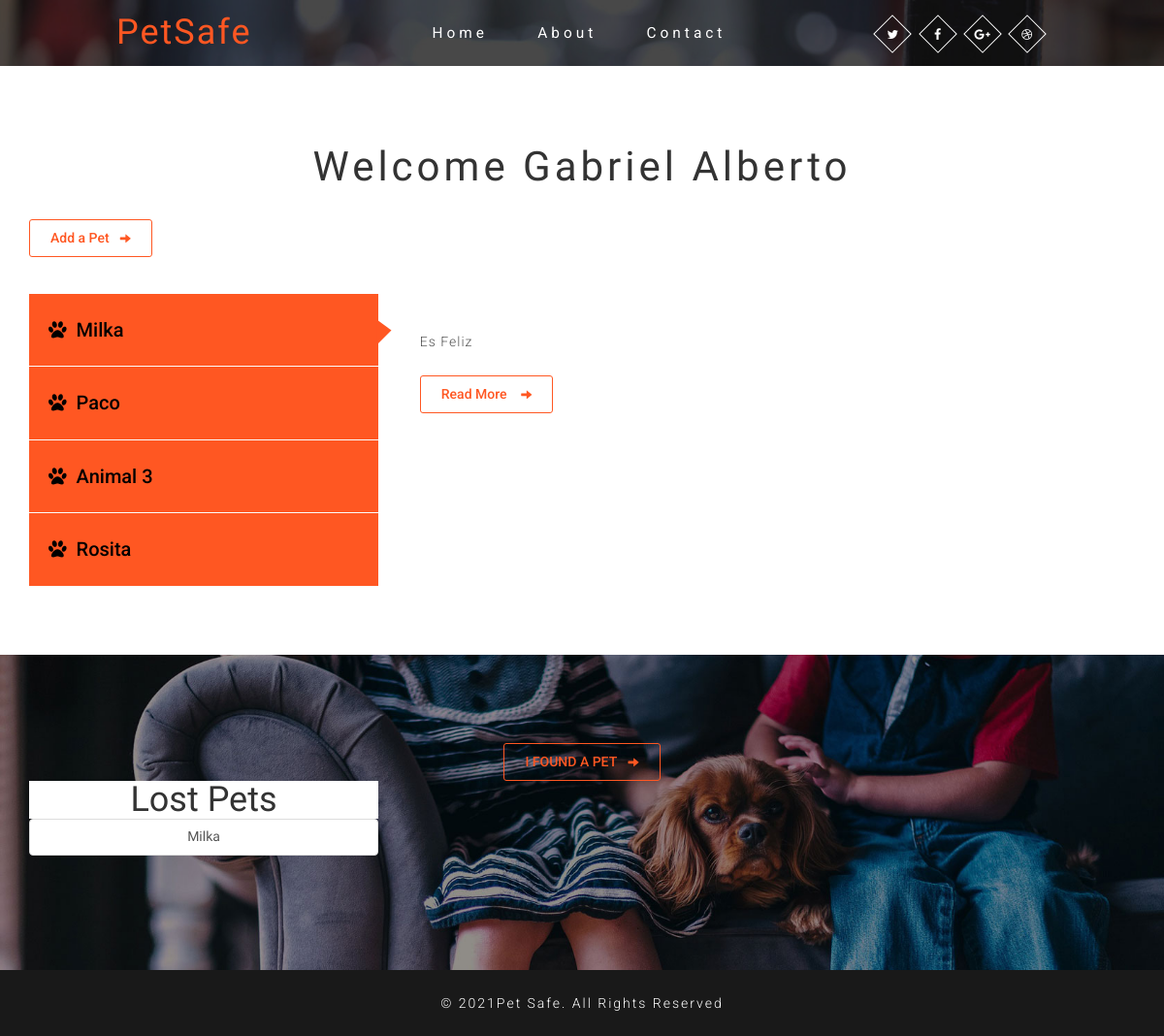
The page /home/ (signed in) on the database as committed earlier.
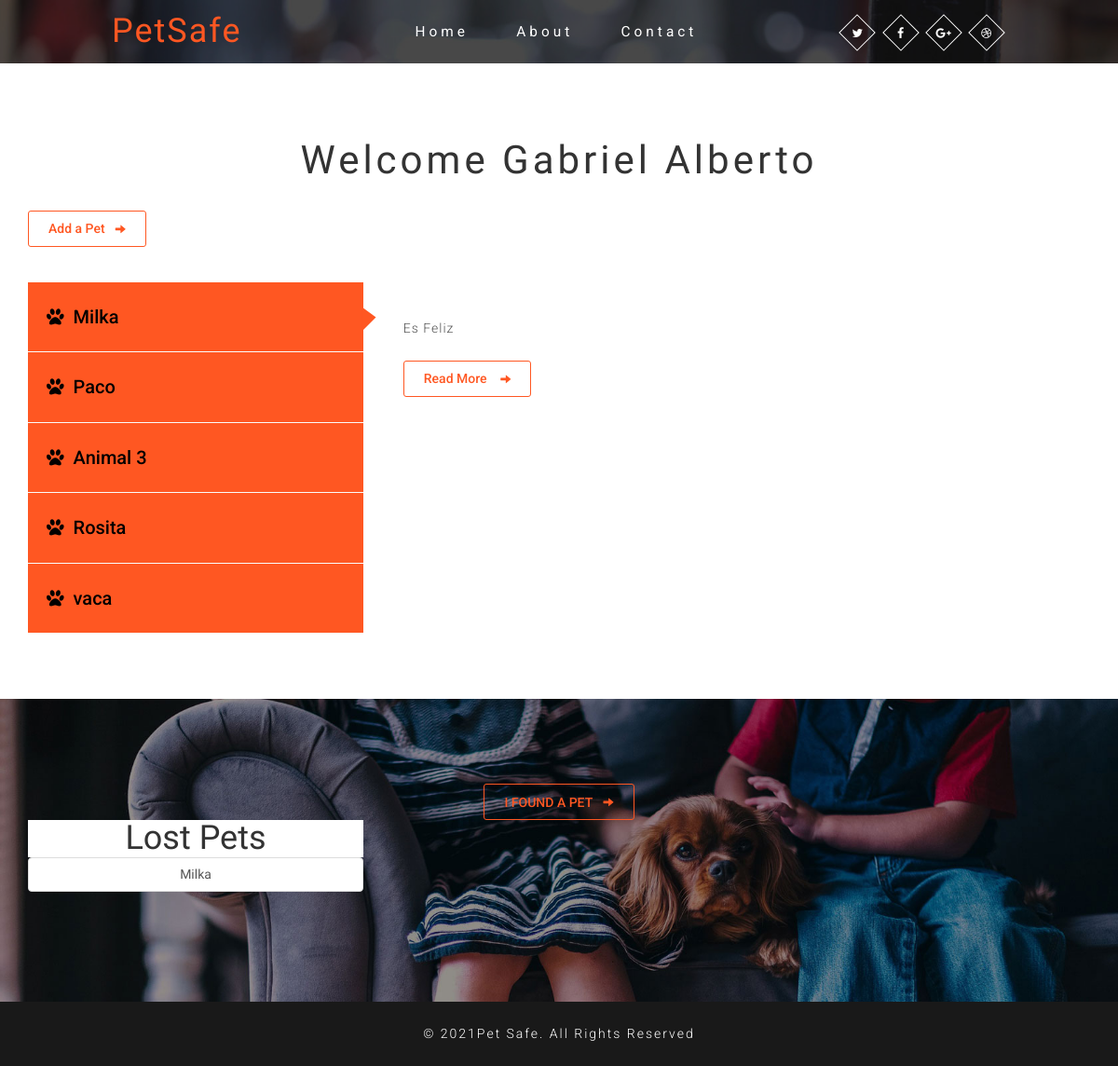
The same page on the database as committed later.
### pet_safe_app/models.py (models this page shows)
class Pet(models.Model):
    pet_name = CharField(max_length=50)
    pet_age = PositiveSmallIntegerField(null=True)
    pet_birth_date = DateField()
    pet_type = ForeignKey(PetType,related_name='pets_type',on_delete=CASCADE)
    pet_breed = CharField(max_length=50)
    pet_gender = CharField(max_length=6)
    pet_weight = DecimalField(decimal_places=2, max_digits=5)
    pet_color = CharField(max_length=50)
    description = CharField(max_length=250)
    is_lost = SmallIntegerField(null=True)
    pet_image = ImageField(upload_to='pet_image/')
    pet_owner = ForeignKey(User, related_name='pets_owner', on_delete=CASCADE)
    created_at = DateField(auto_now_add=True)
    updated_at = DateField(auto_now=True)

### pet_safe_app/views.py (the view)
# urls.py: path('home/',views.home),
def home(request):
    if "logged_user" not in request.session:
        messages.error(request,"There is not logged user!! Log in first!")
        return redirect('/signin/')
    if request.method == "POST":
        errors = User.objects.new_user_validator(request.POST)
        if len(errors) > 0:
            for key, value in errors.items():
                messages.error(request,value,extra_tags='nuser')
            return redirect('/signin/')
    logged_user = User.objects.get(id=request.session['logged_user'])
    all_pets = Pet.objects.filter(pet_owner=logged_user)
    lost_pets = Pet.objects.filter(is_lost = 1)
    context = {
        'logged_user' : logged_user,
        'all_pets' : all_pets,
        'lost_pets' : lost_pets
    }
    return render(request,'home.html',context)

### pet_safe_app/templates/home.html (shortened to what this page needs)
{% load static %}
<!DOCTYPE html>
<html lang="en">
<head>
	<link href="{% static 'css/bootstrap.css' %}" type="text/css" rel="stylesheet" media="all">
	<link href="{% static 'css/easy-responsive-tabs.css' %}" rel='stylesheet' type='text/css' />
	<link href="{% static 'css/style.css' %}" type="text/css" rel="stylesheet" media="all">
	<link href="{% static 'css/font-awesome.css' %}" rel="stylesheet">
</head>
<body>
	{% include 'navbar.html' %}
	<div class="services">
		<div class="container">
			<h3 class="agileits-title">Welcome {{logged_user.fname}}</h3>
			<a href="/add/pet/" class="button button-isi"><span>Add a Pet</span><i class="icon glyphicon glyphicon-arrow-right"></i></a>
			<div class="top_tabs_agile">
				<div id="horizontalTab" class="top_tabs_agile">
					<ul class="resp-tabs-list">
						{% for pet in all_pets %}
                        <li>
							<i class="fa fa-paw" aria-hidden="true"></i>{{pet.pet_name}}
						</li>
                        {% endfor %}
					</ul>
					<div class="resp-tabs-container">
                        {% for pet in all_pets %}
						<div class="tab1">
							<div class="services-right-agileits">
								<p class="para-agileits-w3layouts">{{pet.description}}</p>
								<a href="/mypet/{{pet.id}}" class="button button-isi"><span>Read More </span><i class="icon glyphicon glyphicon-arrow-right"></i></a>
							</div>
						</div>
                        {% endfor %}
					</div>
				</div>
			</div>
		</div>
	</div>
	<div class="w3-agilesale welcome">
		<div class="container">
			<a href="/found/" class="button button-isi"><span>I FOUND A PET</span><i class="icon glyphicon glyphicon-arrow-right"></i></a>
			<div class="row">
				<div class="col-md-4">
					<h1 style="background-color: white;">Lost Pets</h1>
					<div class="list-group">
						{% for pet in lost_pets %}
						<a href="/lostpet/{{pet.id}}" class="list-group-item list-group-item-action" aria-current="true">
						<div class="d-flex w-100 justify-content-between">
							<h5 class="mb-1">{{pet.pet_name}}</h5>
						</div>
						</a>
						{% endfor %}
					</div>
				</div>
			</div>
		</div>
	</div>
	<div class="copy-w3right">
		<div class="container">
			<p>© 2021Pet Safe. All Rights Reserved</p>
		</div>
	</div>
</body>
</html>

Rows that differ between the two databases and show on the page:
added Pet: pet_name "vaca", shown under "Welcome Gabriel Alberto"
